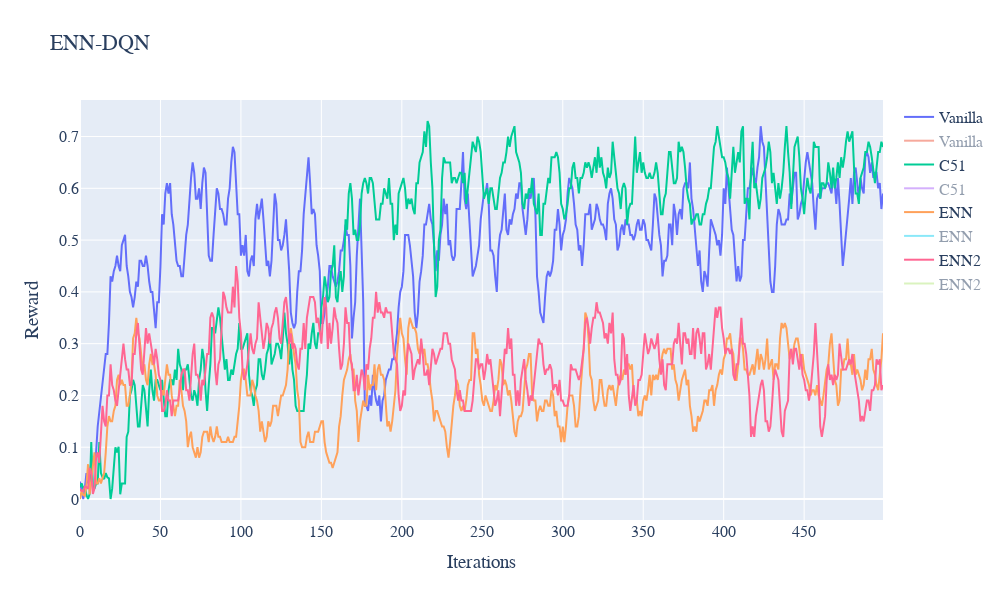

The cell this chart's notebook holds for it:
### Code cell
fig = go.Figure()

fig.add_trace(go.Scatter(y = DQN_vanilla_4x4['0'], mode = 'lines', name = 'Vanilla'))
fig.add_trace(go.Scatter(y = summed_4x4, mode = 'lines', name = 'Vanilla'))
fig.add_trace(go.Scatter(y = DQN_C51['0'], mode = 'lines', name = 'C51'))
fig.add_trace(go.Scatter(y = summed_C51, mode = 'lines', name = 'C51'))
fig.add_trace(go.Scatter(y = DQN_ENN['0'], mode = 'lines', name = 'ENN'))
fig.add_trace(go.Scatter(y = summed_ENN, mode = 'lines', name = 'ENN'))
fig.add_trace(go.Scatter(y = DQN_ENN_2['0'], mode = 'lines', name = 'ENN2'))
fig.add_trace(go.Scatter(y = summed_ENN_2, mode = 'lines', name = 'ENN2'))

fig.update_layout(title_text="ENN-DQN", xaxis_title = 'Iterations', yaxis_title = 'Reward',
                 font = dict(
                     family = 'Times New Roman',
                     size = 16
                 ),
                 width = 1_000,
                 height = 600,
                 showlegend = True,
                 )
# fig.write_image('/loss_function_comparison.png')
fig.show()

### Figure 1 — Plotly figure (JSON) as saved in the notebook; plotly's stock layout.template omitted (floating-point values rounded to 4 significant figures; data arrays with more than 128 entries replaced by an {"elided": "..."} marker saying what was removed)
{"data": [{"mode": "lines", "name": "Vanilla", "type": "scatter", "y": {"elided": "500 float values"}}, {"mode": "lines", "name": "Vanilla", "type": "scatter", "visible": "legendonly", "y": {"elided": "500 float values"}}, {"mode": "lines", "name": "C51", "type": "scatter", "y": {"elided": "500 float values"}}, {"mode": "lines", "name": "C51", "type": "scatter", "visible": "legendonly", "y": {"elided": "500 float values"}}, {"mode": "lines", "name": "ENN", "type": "scatter", "y": {"elided": "500 float values"}}, {"mode": "lines", "name": "ENN", "type": "scatter", "visible": "legendonly", "y": {"elided": "500 float values"}}, {"mode": "lines", "name": "ENN2", "type": "scatter", "y": {"elided": "500 float values"}}, {"mode": "lines", "name": "ENN2", "type": "scatter", "visible": "legendonly", "y": {"elided": "500 float values"}}], "layout": {"font": {"family": "Times New Roman", "size": 16}, "height": 600, "showlegend": true, "title": {"text": "ENN-DQN"}, "width": 1000, "xaxis": {"autorange": true, "range": [0, 499], "title": {"text": "Iterations"}}, "yaxis": {"autorange": true, "range": [-0.04056, 0.7706], "title": {"text": "Reward"}, "type": "linear"}}}
